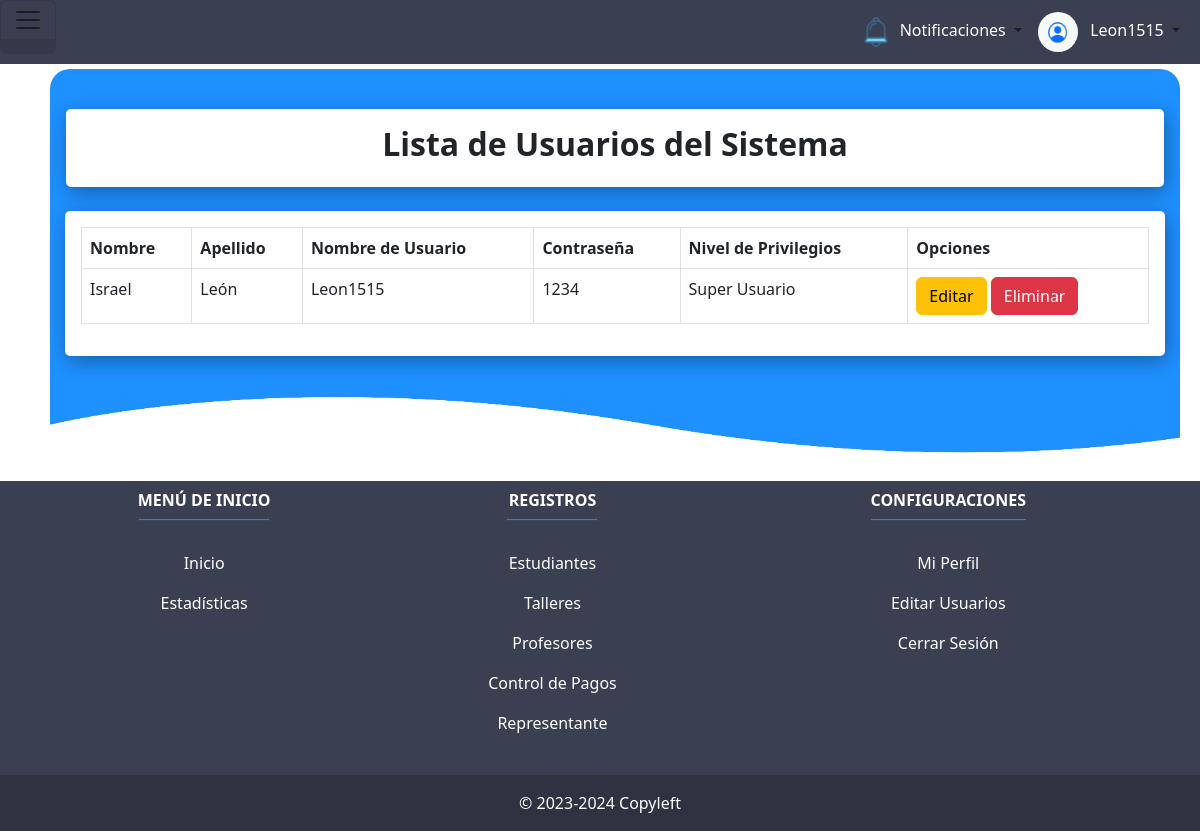
The page /views/main/edit-user.php (signed in) on the database its author committed.
### tables this page shows
CREATE TABLE `usuarios` (
  `ID` int(11) NOT NULL,
  `nombre` varchar(50) NOT NULL,
  `apellido` varchar(50) NOT NULL,
  `nombre_usuario` varchar(50) NOT NULL,
  `contrasena` varchar(10) NOT NULL,
  `rol` varchar(20) NOT NULL
);

### views/config/table-user.php (the view)
<?php
require_once('../../config.php');
$query = mysqli_query($conexion, "SELECT * FROM usuarios");
$result = mysqli_num_rows($query);
?>
<main>
    <div class="row container-fluid d-flex px-1">
        <div class="col-xl-12">
            <div class="control container">
                <h2> <b> Lista de Usuarios del Sistema </b> </h2>
            </div>
        </div>
    </div>
    <div class="table-circle table-responsive text-nowrap">
        <table class="table table-hover table-bordered">
            <thead class="table table-sm">
                <tr>
                    <th>Nombre</th>
                    <th>Apellido</th>
                    <th>Nombre de Usuario</th>
                    <th>Contraseña</th>
                    <th>Nivel de Privilegios</th>
                    <th>Opciones</th>
                </tr>
            </thead>
            <tbody class="table-border-bottom-0">
                <?php
                    if($result > 0)
                    {
                    while ($data = mysqli_fetch_array($query))
                    {
                ?>
                <tr>
                    <td><?php echo $data['nombre'];?></td>
                    <td><?php echo $data['apellido'];?></td>
                    <td><?php echo $data['nombre_usuario'];?></td>
                    <td><?php echo $data['contrasena'];?></td>
                    <td><?php echo $data['rol'];?></td>
                    <td>
                        <a href="../config/edit-user.php?id=<?= $data['ID'] ?>" class="btn btn-warning">
                            Editar
                        </a>
                        <a href="../config/delete-user.php?id=<?= $data['ID'] ?>" class="btn btn-danger">
                            Eliminar
                        </a>
                    </td>
                </tr>
                <?php } }?>
            </tbody>
        </table>
    </div>
    <div class="wave"></div>
</main>

### views/public/css/navbar.css (style rules this page uses)
a { color: var(--white); text-decoration: none; }
* { text-decoration: none !important; list-style: none; }

### views/public/css/styletable.css (style rules this page uses)
:root { --table: #9d9c9c; }
main { justify-self: center; display: flex; flex-wrap: wrap; justify-content: space-evenly; width: auto; padding-top: 5vh; padding-bottom: 0px; border-radius: 20px; background-color: var(--blue)!important; margin: 5px 20px 5px 50px; }
.table-circle { display: flex; flex-direction: column; width: 97.5% !important; height: fit-content; margin-bottom: 5vh; border-radius: 5px; margin-left: 15px; margin-right: 15px; border: solid 1rem #fff; background-color: #fff; box-shadow: 2px 5px 20px #0005; }
.wave { position: relative; translate: 0px 1px; bottom: 0; left: 0; width: 100%; height: 10vh; background-image: url(../img/wave.png); background-size: 100vw 10vh; animation: wave 30s linear infinite; }
.control { grid-area: control; display: flex; flex-direction: row-reverse; justify-content: space-around; border-radius: 5px; margin-bottom: 3vh; border: solid 1rem #fff; background-color: #fff; box-shadow: 2px 5px 20px #0005; }

### views/public/css/color.css (style rules this page uses)
:root { --blue: #1e90ff; --yellow: #cada2a; --gray: #3f3f3f; --white: #fff; --red: #dc3545; --success: #28a745; --warning: #ffc107; --Nav:#3a3f51; --linkActiveNav:#343848; --letterNav:#eee; --letterContent:#666; --buttonBlueContent:#389af0; --buttonOrangeContent:#e67d21; --buttonPurpleContent:#8e44ad; --buttonGreenContent:#5fc29d; --backgroundContent:#eaeef3; --cancel: #E63B2E; }

### rows shown on the page
usuarios: nombre "Israel", apellido "León", nombre_usuario "Leon1515", contrasena "1234", rol "Super Usuario"

### other values the page prints
$_SESSION['user'] "Leon1515"
